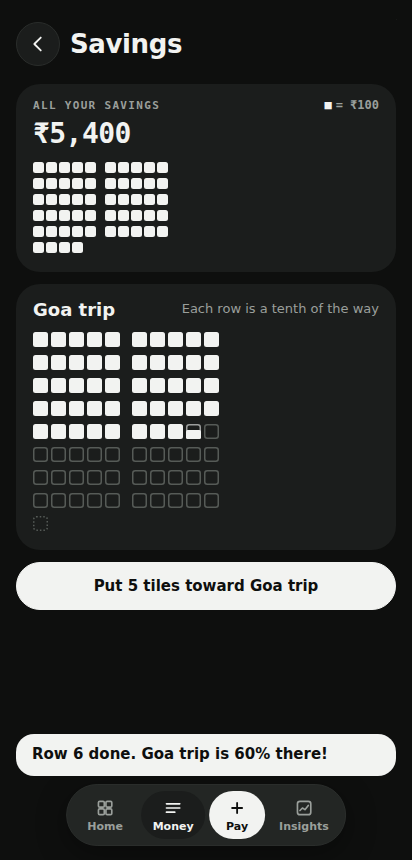
#> input picture prototypes/v11/app/shots/x-goal.png, 412 x 860 px, given in place of x-notif.png.png, which was not available
$ python sheet.py shots shots/x-notif.png shots/x-notif.png
#> lines starting #> are read from the running program, lines starting #| are printed output that depends on the picture; pictures that were not available may be replaced by others from this repository, and a replacement may not be noted
import sys,glob,os
from PIL import Image,ImageDraw
d=sys.argv[1];names=sys.argv[2].split(',');out=sys.argv[3]
ims=[Image.open(f'{d}/{n}.png') for n in names]
#> ims = 1 item
w,h=ims[0].size;sc=0.5;cols=len(ims)
#> after `w, h = ims[0].size`: w = 412; h = 860
#> after `cols = len(ims)`: cols = 1
W=int(w*sc);H=int(h*sc)
#> after `W = int(w * sc)`: W = 206
#> after `H = int(h * sc)`: H = 430
M=Image.new('RGB',(W*cols+8*(cols-1),H+20),'white')
#> M: PIL image 206x450 RGB; every value is 255
for i,(n,im) in enumerate(zip(names,ims)):
  M.paste(im.resize((W,H)),(i*(W+8),20));ImageDraw.Draw(M).text((i*(W+8)+4,4),n,fill='black')
#> this loop made 1 pass
#> n on pass 1: 'shots/x-notif.png'
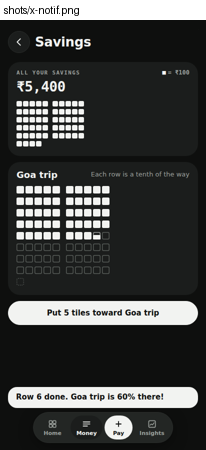
#> M: PIL image 206x450 RGB; mean R, G, B 63.7, 65.1, 64
M.save(out)

$ run again, on prototypes/v11/app/shots/x-owed.png
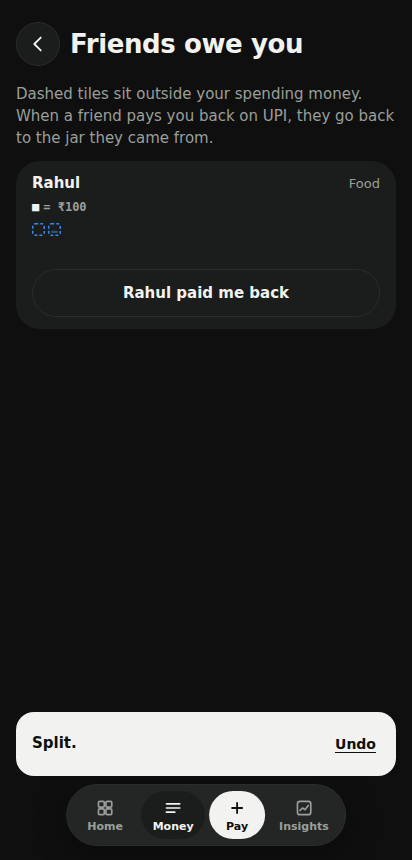
#> input picture prototypes/v11/app/shots/x-owed.png, 412 x 860 px, given in place of x-owed.png.png, which was not available
#> ims = 1 item
#> cols = 1
#> the loop `for i,(n,im) in enumerate(zip(names,ims)):` made 1 pass
#> n on pass 1: 'shots/x-owed.png'
#> after the loop `for i,(n,im) in enumerate(zip(names,ims)):`:
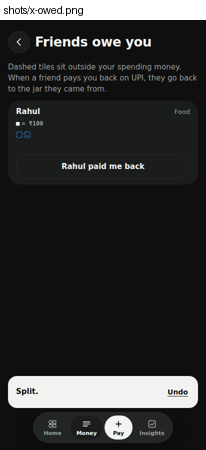
#> M: PIL image 206x450 RGB; mean R, G, B 46.5, 47.7, 46.6

$ run again, on prototypes/v11/app/shots/x-split.png
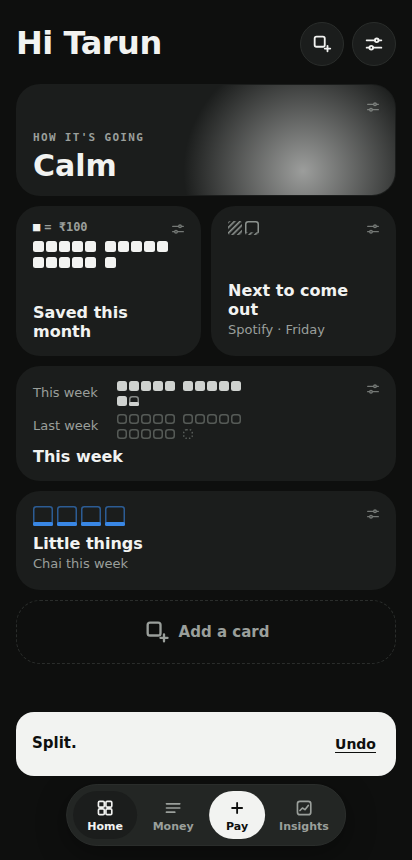
#> input picture prototypes/v11/app/shots/x-split.png, 412 x 860 px, given in place of x-split.png.png, which was not available
#> ims = 1 item
#> cols = 1
#> the loop `for i,(n,im) in enumerate(zip(names,ims)):` made 1 pass
#> n on pass 1: 'shots/x-split.png'
#> after the loop `for i,(n,im) in enumerate(zip(names,ims)):`:
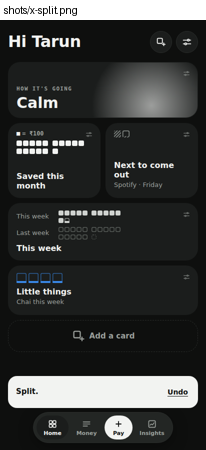
#> M: PIL image 206x450 RGB; mean R, G, B 56.3, 58, 56.9
